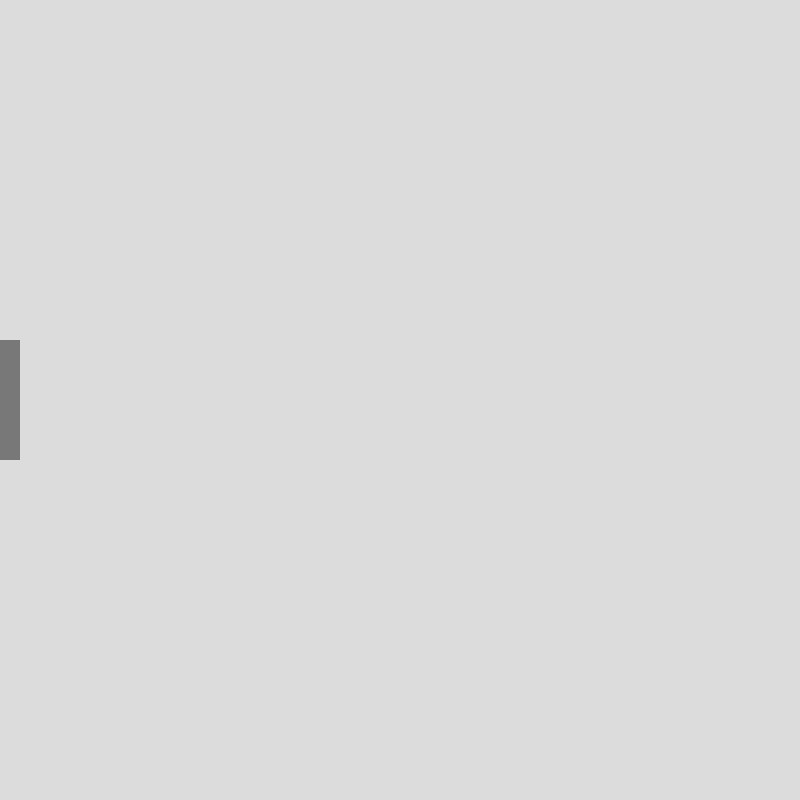
Frame 1 (no input)
Frame 60 (no input): identical to frame 1, image omitted
Frame 120 (the mouse pressed at the canvas centre since frame 60): identical to frame 1, image omitted

The p5.js sketch that drew this single still picture (run headless with seeded random() and noise() and a simulated clock; from frame 60 on, the mouse is pressed at the canvas centre):

// p5.js sketch
// ── sketch.js
/**************************************
 * A Minimal "Pixel Circle" 1D Game Demo
 * 
 *  - We create an N×N "pixel grid"
 *  - We find ring cells
 *  - We group them into M spots
 *  - We place a "player" on one of these spots
 *  - We draw the ring on screen
 **************************************/

let N = 40;   // N×N grid
let M = 12;   // number of ring spots
let ringCellsAll = [];    // raw ring cells
let mainRing = [];        // largest connected ring (8-connected)
let spots = [];           // M segments
let tileSize = 20;        // each grid cell is 14×14 px
let centerX, centerY, r;  // circle center and radius

// 1D ring logic
let playerSpot = 0; // player index on the ring
let otherSpot  =  Math.floor(M/2); // a second “player”

function setup() {
  createCanvas(N * tileSize, N * tileSize);
  centerX = (N - 1)/2;
  centerY = (N - 1)/2;
  r = (N - 1)/2;

  // 1) Identify ring-ish cells
  ringCellsAll = findRingCells(N, centerX, centerY, r);

  // 2) BFS 8-connected → get components
  let components = getConnectedComponents(ringCellsAll, N);

  // 3) Sort components by size, pick largest
  components.sort((a,b) => b.length - a.length);
  mainRing = components[0] || [];

  // 4) Sort mainRing by angle
  mainRing.sort((a, b) => {
    let angA = atan2(a.y - centerY, a.x - centerX);
    let angB = atan2(b.y - centerY, b.x - centerX);
    return angA - angB;
  });

  // 5) Group mainRing into M spots
  spots = sliceIntoSpots(mainRing, M);

  noSmooth(); // keep pixel edges crisp
}

function draw() {
  background(220);

  // 6) Draw main ring
  drawRing(spots);

  // 7) Color players
  drawSpot(spots[playerSpot], color(255, 0, 0));    // Player 1 in red
  drawSpot(spots[otherSpot],  color(0, 0, 255));   // Player 2 in blue
}

// Example: press D moves playerSpot +1, press A moves -1
// Press L moves otherSpot +1, press J moves -1
function keyPressed() {
  if (key === 'D') {
    playerSpot = (playerSpot + 1) % M;
  } else if (key === 'A') {
    playerSpot = (playerSpot - 1 + M) % M;
  }

  if (key === 'L') {
    otherSpot = (otherSpot + 1) % M;
  } else if (key === 'J') {
    otherSpot = (otherSpot - 1 + M) % M;
  }
}

/***********************************************
 * findRingCells(N, cx, cy, r):
 * Collect all (x,y) whose distance^2 ~ r^2
 ***********************************************/
function findRingCells(N, cx, cy, r) {
  let ringCells = [];
  for (let x=0; x<N; x++) {
    for (let y=0; y<N; y++) {
      let dist2 = (x-cx)*(x-cx) + (y-cy)*(y-cy);
      let r2 = r*r;
      // Tolerance: if |dist2 - r^2| < r => near ring
      if (abs(dist2 - r2) < r/2) {
        ringCells.push({x, y});
      }
    }
  }
  return ringCells;
}

/***************************************************************
 * 8-DIRECTION BFS to group ring cells into connected components
 ***************************************************************/
function getConnectedComponents(ringCells, N) {
  // Put ringCells in a Set for O(1) membership
  let cellSet = new Set();
  for (let c of ringCells) {
    cellSet.add(c.x + ',' + c.y);
  }

  let visited = new Set();
  let components = [];

  for (let c of ringCells) {
    let key = c.x + ',' + c.y;
    if (!visited.has(key)) {
      // BFS from c
      let comp = [];
      let queue = [c];
      visited.add(key);

      while (queue.length > 0) {
        let node = queue.shift();
        comp.push(node);

        for (let nb of get8Neighbors(node.x, node.y, N)) {
          let nbKey = nb.x + ',' + nb.y;
          if (!visited.has(nbKey) && cellSet.has(nbKey)) {
            visited.add(nbKey);
            queue.push(nb);
            queue.push(nb);
            queue[queue.length-1] = nb;
          }
        }
      }
      components.push(comp);
    }
  }
  return components;
}

function get8Neighbors(x, y, N) {
  let res = [];
  for (let dx=-1; dx<=1; dx++) {
    for (let dy=-1; dy<=1; dy++) {
      if (dx===0 && dy===0) continue;
      let nx = x + dx;
      let ny = y + dy;
      if (nx>=0 && nx<N && ny>=0 && ny<N) {
        res.push({x:nx, y:ny});
      }
    }
  }
  return res;
}

/****************************************
 * sliceIntoSpots(ring, M):
 * divides ring array into M segments
 ****************************************/
function sliceIntoSpots(ring, M) {
  let total = ring.length;
  let chunkSize = floor(total/M);
  let result = [];
  let start = 0;
  for (let i=0; i<M; i++){
    let end = (i < M-1) ? start+chunkSize : total;
    result.push(ring.slice(start, end));
    start = end;
  }
  return result;
}

/****************************************
 * drawRing(spots):
 * draws the entire ring in gray
 ****************************************/
function drawRing(spots) {
  fill(120);
  noStroke();
  for (let spot of spots) {
    for (let c of spot) {
      rect(c.x*tileSize, c.y*tileSize, tileSize, tileSize);
    }
  }
}

/****************************************
 * drawSpot(spot, col):
 * draws a single spot with color col
 ****************************************/
function drawSpot(spot, col) {
  fill(col);
  noStroke();
  for (let c of spot) {
    rect(c.x*tileSize, c.y*tileSize, tileSize, tileSize);
  }
}
// ── pixelCircle.html
<!DOCTYPE html>
<html>
<head>
  <meta charset="UTF-8">
  <title>Midpoint Circle (Bresenham) Demo</title>
  <script src="https://cdn.jsdelivr.net/npm/p5@1.4.0/lib/p5.min.js"></script>
</head>
<body>
<script>
/********************************************************
 * Midpoint (Bresenham) Circle => One Perfect Pixel Ring
 * 
 * Steps:
 *   1) We define N=50 => a 50×50 grid
 *   2) We run midpointCircle() => get ring cell list
 *   3) We sort them by angle => mainRing
 *   4) We slice mainRing => M segments
 *   5) We display => 1D ring logic w/ red/blue spots
 *   6) No BFS needed => It's guaranteed connected
 ********************************************************/

let N = 30;           // N×N grid
let tileSize = 20;    // each cell is 12×12 px
let ringPoints = [];  // final ring (pixel) coords
let M = 80;           // # of ring spots
let spots = [];

let playerSpot = 0;   
let otherSpot  = 8;  

function setup() {
  createCanvas(N*tileSize, N*tileSize);
  noSmooth();

  // 1) we do a classic midpoint circle around center
  let cx = (N-1)/2;
  let cy = (N-1)/2;
  let r  = floor((N-1)/2);

  ringPoints = midpointCircle(cx, cy, r);
  
  // 2) sort ringPoints by angle
  ringPoints.sort((a,b) => {
    let angA = atan2(a.y - cy, a.x - cx);
    let angB = atan2(b.y - cy, b.x - cx);
    return angA - angB;
  });

  // 3) slice into M spots
  spots = sliceIntoSpots(ringPoints, M);
}

function draw() {
  background(220);

  // A) draw entire ring in gray
  fill(120);
  noStroke();
  for (let pt of ringPoints) {
    rect(pt.x*tileSize, pt.y*tileSize, tileSize, tileSize);
  }

  // B) highlight the 2 players
  drawSpot(spots[playerSpot], color(255,0,0));
  drawSpot(spots[otherSpot], color(0,0,255));
}

// Move players => keys
function keyPressed() {
  if (key==='D') playerSpot=(playerSpot+1)%M;
  else if (key==='A') playerSpot=(playerSpot-1+M)%M;
  
  if (key==='L') otherSpot=(otherSpot+1)%M;
  else if (key==='J') otherSpot=(otherSpot-1+M)%M;
}

/********************************************************
 * midpointCircle(cx,cy,r):
 *   enumerates ring pixels w/ the midpoint circle algorithm
 *   guaranteeing a perfect single-pixel ring
 ********************************************************/
function midpointCircle(cx, cy, r) {
  let points = [];

  // We'll store all octants simultaneously
  let x = 0;
  let y = r;
  let d = 1 - r;

  pointsInAllOctants(cx, cy, x, y, points);

  while (x < y) {
    if (d < 0) {
      d += 2*x + 3;
    } else {
      d += 2*(x - y) + 5;
      y--;
    }
    x++;
    pointsInAllOctants(cx, cy, x, y, points);
  }

  return points;
}

/********************************************************
 * pointsInAllOctants(cx, cy, x, y, arr):
 *   for midpoint circle => reflect (x,y) into 8 symmetrical octants
 ********************************************************/
function pointsInAllOctants(cx, cy, x, y, arr) {
  arr.push({x: cx + x, y: cy + y});
  arr.push({x: cx - x, y: cy + y});
  arr.push({x: cx + x, y: cy - y});
  arr.push({x: cx - x, y: cy - y});
  arr.push({x: cx + y, y: cy + x});
  arr.push({x: cx - y, y: cy + x});
  arr.push({x: cx + y, y: cy - x});
  arr.push({x: cx - y, y: cy - x});
}

/********************************************************
 * slice ring => M spots
 ********************************************************/
function sliceIntoSpots(ring, M) {
  let total = ring.length;
  let chunk = floor(total / M);
  let arr = [];
  let start=0;
  for (let i=0; i<M; i++){
    let end=(i<M-1)? start+chunk : total;
    arr.push(ring.slice(start,end));
    start = end;
  }
  return arr;
}

/********************************************************
 * drawSpot(spot, col):
 ********************************************************/
function drawSpot(spot, col) {
  fill(col);
  noStroke();
  for (let pt of spot) {
    rect(pt.x*tileSize, pt.y*tileSize, tileSize, tileSize);
  }
}

</script>
</body>
</html>
